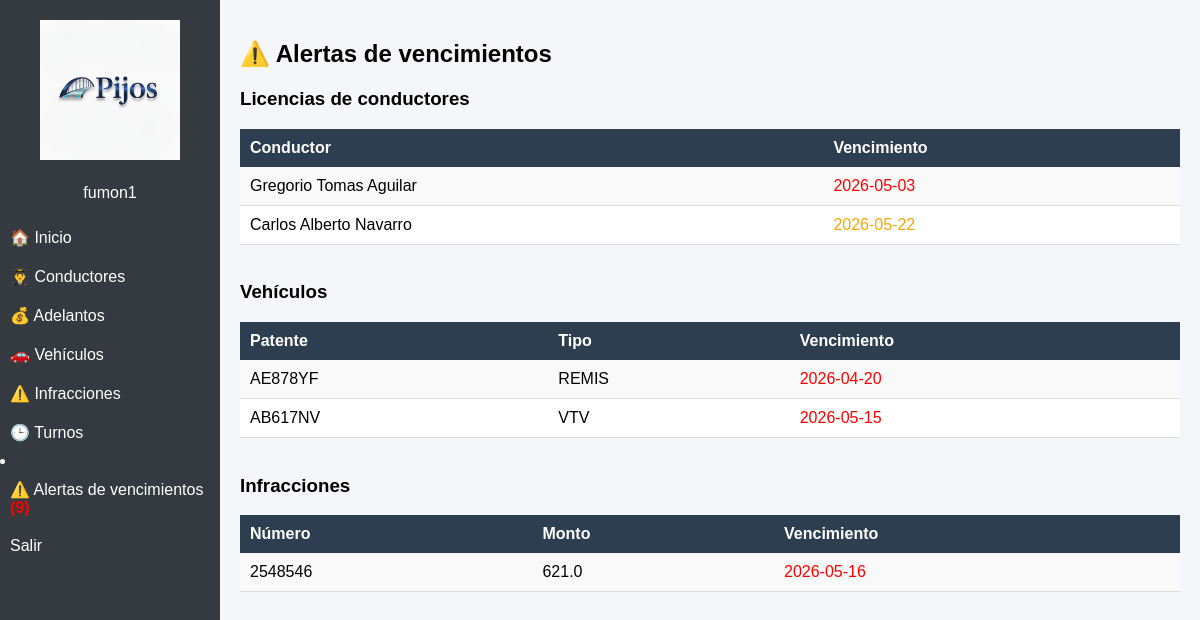
The app's page /alertas (signed in) with its own data.
### tables this page shows
CREATE TABLE conductores (
            id INTEGER PRIMARY KEY AUTOINCREMENT,
            nombre TEXT,
            dni TEXT,
            licencia_vencimiento TEXT,
            cbu TEXT,
            licencia_frente TEXT,
            licencia_dorso TEXT,
            dni_frente TEXT,
            dni_dorso TEXT,
            contrato TEXT        
        );

CREATE TABLE vehiculos (
            id INTEGER PRIMARY KEY AUTOINCREMENT,
            auto TEXT,
            patente TEXT,
            modelo TEXT,
            vtv TEXT,
            remis TEXT,  
            gnc TEXT,
            tubo TEXT                          
        );

CREATE TABLE infracciones (
            id INTEGER PRIMARY KEY AUTOINCREMENT,
            numero TEXT,
            vehiculo_id INTEGER,
            conductor_id INTEGER,
            fecha TEXT,
            hora TEXT,
            jurisdiccion TEXT, -- capital / provincia
            monto REAL,
            fecha_vencimiento TEXT,
            estado TEXT,
            hash_unico TEXT,
            fecha_carga TEXT,
            pagada INTEGER DEFAULT 0,   
            FOREIGN KEY (vehiculo_id) REFERENCES vehiculos(id),
            FOREIGN KEY (conductor_id) REFERENCES conductores(id)
        );

### app.py (the view)
@app.route('/alertas')
@login_requerido
def alertas():
    from datetime import datetime, timedelta
    import sqlite3
    conn = sqlite3.connect('empresa.db')
    conn.row_factory = sqlite3.Row
    cursor = conn.cursor()
    hoy = datetime.today().date()
    limite = hoy + timedelta(days=7)
    cursor.execute("""
        SELECT nombre, licencia_vencimiento AS fecha
        FROM conductores
        WHERE licencia_vencimiento IS NOT NULL
        AND date(licencia_vencimiento) <= ?
        ORDER BY licencia_vencimiento
    """, (limite,))
    licencias_raw = cursor.fetchall()
    licencias = []
    for l in licencias_raw:
        l = dict(l)
        fecha = datetime.strptime(l["fecha"], "%Y-%m-%d").date()
        l["vencido"] = fecha <= hoy
        licencias.append(l)
    cursor.execute("""
        SELECT patente, 'VTV' as tipo, vtv as fecha
        FROM vehiculos
        WHERE vtv IS NOT NULL AND date(vtv) <= ?

        UNION ALL

        SELECT patente, 'REMIS', remis
        FROM vehiculos
        WHERE remis IS NOT NULL AND date(remis) <= ?

        UNION ALL

        SELECT patente, 'GNC', gnc
        FROM vehiculos
        WHERE gnc IS NOT NULL AND date(gnc) <= ?

        UNION ALL

        SELECT patente, 'TUBO', tubo
        FROM vehiculos
        WHERE tubo IS NOT NULL AND date(tubo) <= ?

        ORDER BY fecha
    """, (limite, limite, limite, limite))
    vehiculos_raw = cursor.fetchall()
    vehiculos = []
    for v in vehiculos_raw:
        v = dict(v)
        fecha = datetime.strptime(v["fecha"], "%Y-%m-%d").date()
        v["vencido"] = fecha <= hoy
        vehiculos.append(v)
    cursor.execute("""
        SELECT numero, monto, fecha_vencimiento AS fecha
        FROM infracciones
        WHERE fecha_vencimiento IS NOT NULL
        AND date(fecha_vencimiento) <= ?
        ORDER BY fecha_vencimiento
    """, (limite,))
    infracciones_raw = cursor.fetchall()
    infracciones = []
    for i in infracciones_raw:
        i = dict(i)
        fecha = datetime.strptime(i["fecha"], "%Y-%m-%d").date()
        i["vencido"] = fecha <= hoy
        infracciones.append(i)
        if i["fecha"]:
            fecha = datetime.strptime(i["fecha"], "%Y-%m-%d").date()
            i["vencido"] = fecha <= hoy
        else:
            i["vencido"] = False
    conn.close()
    total = len(licencias) + len(vehiculos) + len(infracciones)
    return render_template(
        'alertas.html',
        licencias=licencias,
        vehiculos=vehiculos,
        infracciones=infracciones,
        total=total,
        hoy=hoy
    )

### app.py (called while the page is built)
def login_requerido(f):
    @wraps(f)
    def funcion_protegida(*args, **kwargs):
        if "usuario" not in session:
            return redirect("/login")
        return f(*args, **kwargs)
    return funcion_protegida

### templates/alertas.html (shortened to what this page needs)
{% extends "layout.html" %}
{% block content %}
<h2>⚠️ Alertas de vencimientos</h2>
<h3>Licencias de conductores</h3>
<table>
    <tr>
        <th>Conductor</th>
        <th>Vencimiento</th>
    </tr>
    {% for l in licencias %}
    <tr>
        <td>{{ l.nombre }}</td>
        <td>
    {% if l.vencido %}
        <span style="color:red">{{ l.fecha }}</span>
    {% else %}
        <span style="color:orange">{{ l.fecha }}</span>
    {% endif %}
</td>
    </tr>
    {% endfor %}
</table>
<br>
<h3>Vehículos</h3>
<table >
    <tr>
        <th>Patente</th>
        <th>Tipo</th>
        <th>Vencimiento</th>
    </tr>
    {% for v in vehiculos %}
    <tr>
        <td>{{ v.patente }}</td>
        <td>{{ v.tipo }}</td>
        <td>
    {% if v.vencido %}
        <span style="color:red">{{ v.fecha }}</span>
    {% else %}
        <span style="color:orange">{{ v.fecha }}</span>
    {% endif %}
</td>
    </tr>
    {% endfor %}
</table>
<br>
<h3>Infracciones</h3>
<table >
    <tr>
        <th>Número</th>
        <th>Monto</th>
        <th>Vencimiento</th>
    </tr>
    {% for i in infracciones %}
    <tr>
        <td>{{ i.numero }}</td>
        <td>{{ i.monto }}</td>
        <td>
    {% if i.vencido %}
        <span style="color:red">{{ i.fecha }}</span>
    {% else %}
        <span style="color:orange">{{ i.fecha }}</span>
    {% endif %}
</td>
    </tr>
    {% endfor %}
</table>
{% endblock %}

### templates/layout.html (style rules this page uses)
body { margin: 0; font-family: Arial; background-color: #f4f6f9; }
table { width: 100%; border-collapse: collapse; background: white; }
th { background: #2c3e50; color: white; padding: 10px; text-align: left; }
td { padding: 10px; border-bottom: 1px solid #ddd; }
tr:nth-child(even) { background: #f9f9f9; }

### records on screen
conductores: nombre "Gregorio Tomas Aguilar", fecha "2026-05-03"
conductores: nombre "Carlos Alberto Navarro", fecha "2026-05-22"
vehiculos: patente "AB617NV", tipo "VTV", fecha "2026-05-15"
infracciones: numero "2548546", monto "621.0", fecha "2026-05-16"

### other values on screen
{{ session["usuario"] }} "fumon1"
{{ alertas_total }} "9"
{{ v.patente }} "AE878YF"
{{ v.tipo }} "REMIS"
{{ v.fecha }} "2026-04-20"
